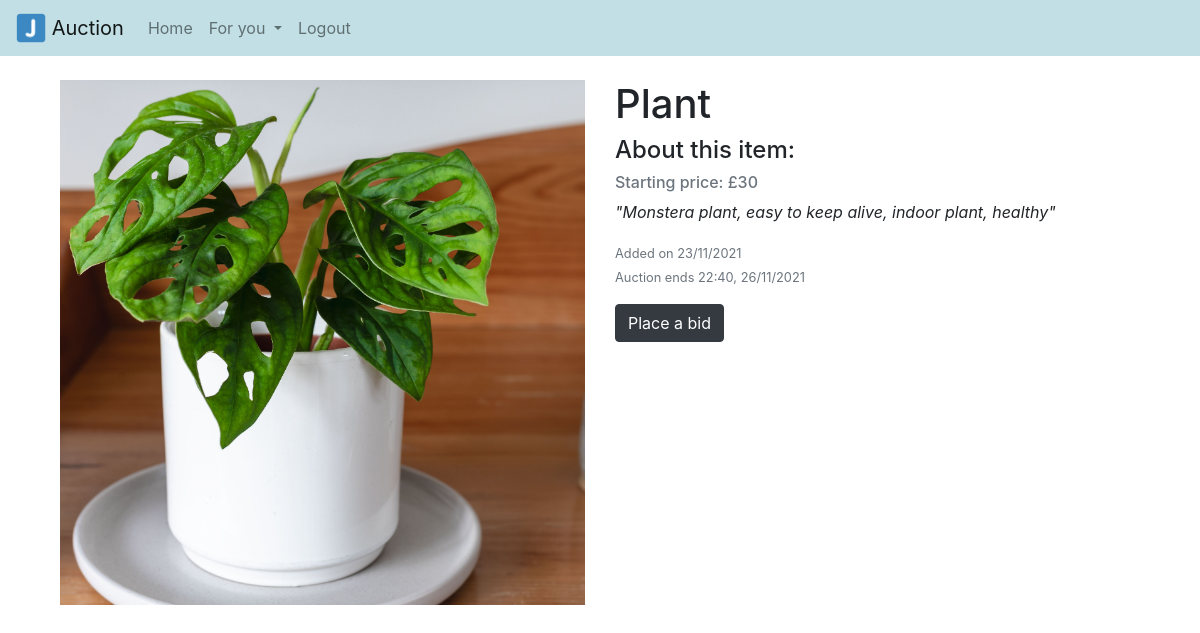
The app's page /item/2 (signed in) with its own data.
### auction/database_models.py (models this page shows)
class Item(db.Model): # class that stores info about each item on the system
    item_id = db.Column(db.Integer, primary_key=True) # primary key id number
    item_name = db.Column(db.String(150))
    description = db.Column(db.String(500))
    price = db.Column(db.Integer)
    current_bid = db.Column(db.Integer, default=0)
    item_image = db.Column(db.Text())
    date = db.Column(db.DateTime, server_default=func.now()) # defaults the datetime to now
    auction_end = db.Column(db.DateTime)
    sold = db.Column(db.Boolean(), default=False)
    sold_to = db.Column(db.Integer, default=0)
    user_id = db.Column(db.Integer, db.ForeignKey('user.id')) # must pass a valid id of an existing user to this object, 1 to many

### auction/routes.py (the view)
@routes.route("/item/<int:item_id>", methods=['GET', 'POST'])
@login_required
def item_info(item_id): # route shows users a dedicated page for each item, with all its information
    user = current_user
    users = User.query.all() # gets all users
    item = Item.query.filter_by(item_id=item_id).first() # finds the item the user clicked ons information
    dt = datetime.now()
    if item.sold == True:
        return render_template("item_sold.html", user=current_user, users=users, item=item)
    elif dt > item.auction_end:
        return render_template("item_expired.html", user=current_user, users=users, item=item)
    elif item.sold == False:
        return render_template("item.html", user=current_user, users=users, item=item)

### auction/templates/item.html (shortened to what this page needs)
{% extends "base.html"%}
{% block body %}
<div class="container">
  <div class="row">
    <div class="col-md-6">
      <img src="/static/images/{{item.item_id}}.jpg" class="img-fluid">
    </div>
    <div class="col-md-6">
      <h1>{{item.item_name}}</h1>
      <h4>About this item:</h4>
      <h6 class="text-muted">Starting price: £{{item.price}}</h6>
      <p><em>"{{item.description}}"</em></p>
      <main><small class="text-muted">Added on {{item.date.strftime("%d/%m/%Y")}}</small></main>
      <p><small class="text-muted">Auction ends {{item.auction_end.strftime(" %H:%M, %d/%m/%Y")}}</small></p>
      {% if not user.id == item.user_id %}
      <button type="button" class="btn btn-dark" data-toggle="modal" data-target="#BidModal">
        Place a bid
      </button>
      {% else %}
        <a class="btn btn-dark" href="{{ url_for('routes.my_items', item_id=item.item_id)}}" role="button">My items</a>
      {% endif %}
    </div>
  </div>
</div>
{% endblock %}

### records on screen
Item: item_name "Plant", price "30", description "Monstera plant, easy to keep alive, indoor plant, healthy", date "23/11/2021", auction_end "22:40, 26/11/2021"
